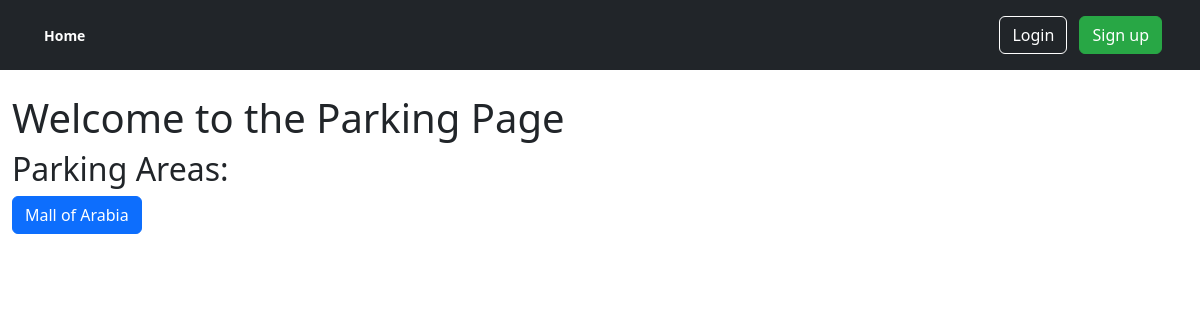
Before: / with the older database file.
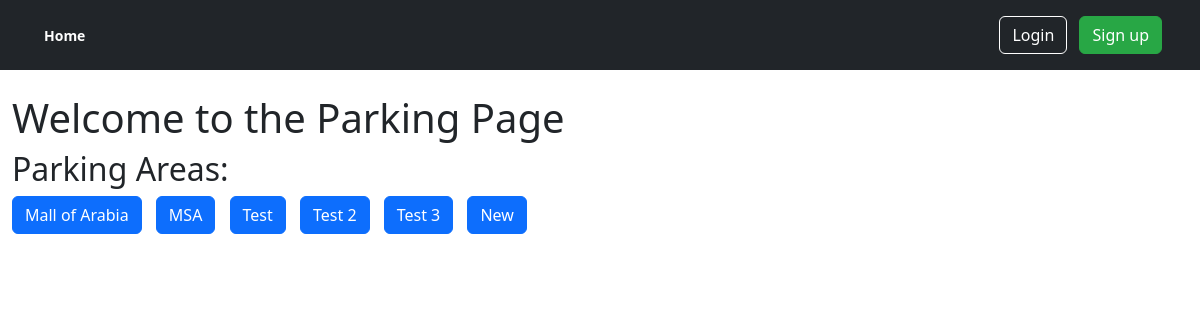
After: the same page with the newer database file.
### src/accounts/models.py (models this page shows, shortened)
class ParkingArea(db.Model):
    __tablename__ = "parking_areas"
    id = db.Column(db.Integer, primary_key=True)
    name = db.Column(db.String, nullable=False)
    capacity = db.Column(db.Integer, nullable=False, default=0)
    free_spaces = db.Column(db.Integer, nullable=False, default=0)
    map_link = db.Column(db.String)  # Add the map_link attribute
    detection_method = db.Column(db.String)  # Add the detection_method attribute
    video_path = db.Column(db.String)  # Add the video_path attribute

### src/core/views.py (the view)
@core_bp.route("/")
def home():
    parking_areas = ParkingArea.query.all()
    return render_template("core/home.html", parking_areas=parking_areas)

### src/templates/core/home.html (shortened to what this page needs)
{% extends "_base.html" %}
{% block content %}
  <div>
    <h1>Welcome to the Parking Page</h1>
    <h2>Parking Areas:</h2>
    <div>
      {% for parking_area in parking_areas %}
        <a href="{{ url_for('core.park', parking_area_id=parking_area.id) }}" class="btn btn-primary">{{ parking_area.name }}</a>
      {% endfor %}
    </div>
  </div>
{% endblock %}

### src/templates/_base.html (shortened to what this page needs)
<!DOCTYPE html>
<html lang="en">
<head>
  <link href="https://cdn.jsdelivr.net/npm/bootstrap@5.2.0/dist/css/bootstrap.min.css" rel="stylesheet">
  <link rel="stylesheet" href="{{url_for('static', filename='main.css')}}">
</head>
<body>
  {% include "navigation.html" %}
  <div class="container">
    <br>
    <div class="content">
      {% block content %}{% endblock %}
    </div>
  </div>
</body>
</html>

### src/templates/navigation.html
<header class="p-3 text-bg-dark">
    <div class="container">
        <div class="d-flex flex-wrap align-items-center justify-content-center justify-content-lg-start">
            <div class="nav col-12 col-lg-auto me-lg-auto mb-2 justify-content-center mb-md-0">
                <button class="nav-link home-btn" onclick=window.location.href="{{ url_for('core.home') }}">Home</button>
            </div>
            <div class="text-end">
                {% if current_user.is_authenticated %}
                <a href="{{ url_for('core.dash') }}"><button type="button" class="btn btn-success">Account</button></a>
                <a href="{{ url_for('accounts.logout') }}"><button type="button" class="btn btn-danger">Logout</button></a>
                {% else %}
                <a href="{{ url_for('accounts.login') }}"><button type="button" class="btn btn-outline-light me-2">Login</button></a>
                <a href="{{ url_for('accounts.register') }}"><button type="button" class="btn btn-success">Sign up</button></a>
                {% endif %}
            </div>
        </div>
    </div>
</header>

### src/static/main.css (style rules this page uses)
.home-btn { background-color: #f8f9fa; color: #212529; border: none; padding: 8px 16px; border-radius: 4px; font-size: 14px; font-weight: bold; cursor: pointer; transition: background-color 0.3s ease; }
.text-bg-dark { background-color: #343a40; color: #fff; }
.nav-link { background-color: transparent; border: none; padding: 8px 16px; margin-right: 10px; color: #fff; font-weight: bold; text-decoration: none; cursor: pointer; transition: background-color 0.3s ease; }
.btn { margin-right: 10px; }
.btn-outline-light { color: #fff; border-color: #fff; }
.btn-success { background-color: #28a745; border-color: #28a745; }
.container { max-width: 100%; }

Changed rows visible on the page:
added ParkingArea: name "MSA"
added ParkingArea: name "Test"
added ParkingArea: name "Test 2"
added ParkingArea: name "Test 3"
added ParkingArea: name "New"
